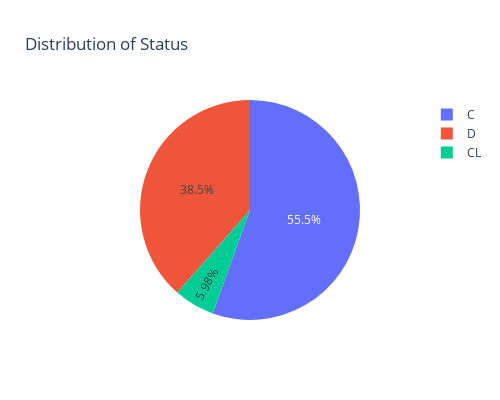
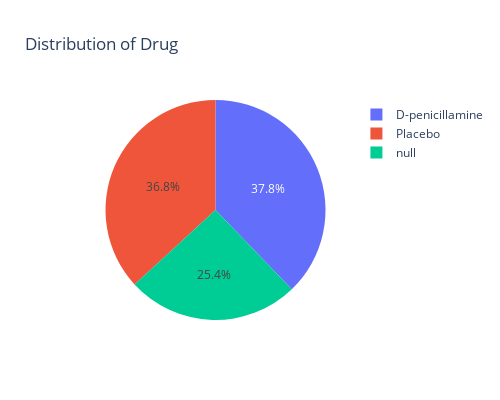
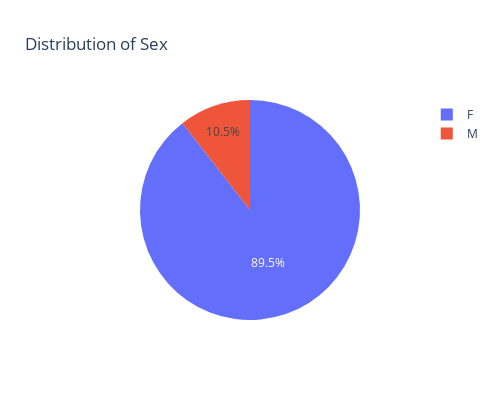
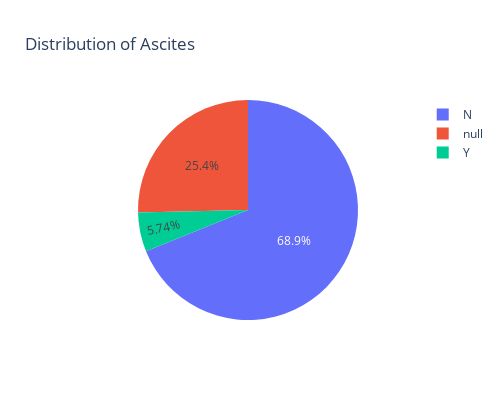

Notebook cell for these charts, in order:
### Code cell
for i in range(len(disc_var.columns)):
    fig = pe.pie(disc_var, names = disc_var.iloc[:,i].name, width=500, height=400, title = "Distribution of {}".format(disc_var.iloc[:,i].name), color_discrete_map = {"blue","green"})
    fig.show()

### Figure 1 — Plotly figure (JSON) as saved in the notebook; plotly's stock layout.template omitted (floating-point values rounded to 4 significant figures; data arrays with more than 128 entries replaced by an {"elided": "..."} marker saying what was removed)
{"data": [{"domain": {"x": [0, 1], "y": [0, 1]}, "hovertemplate": "Status=%{label}<extra></extra>", "labels": {"elided": "418 str values"}, "legendgroup": "", "name": "", "showlegend": true, "type": "pie"}], "layout": {"height": 400, "legend": {"tracegroupgap": 0}, "title": {"text": "Distribution of Status"}, "width": 500}}

### Figure 2 — Plotly figure (JSON) as saved in the notebook; plotly's stock layout.template omitted (floating-point values rounded to 4 significant figures; data arrays with more than 128 entries replaced by an {"elided": "..."} marker saying what was removed)
{"data": [{"domain": {"x": [0, 1], "y": [0, 1]}, "hovertemplate": "Drug=%{label}<extra></extra>", "labels": {"elided": "418 str values"}, "legendgroup": "", "name": "", "showlegend": true, "type": "pie"}], "layout": {"height": 400, "legend": {"tracegroupgap": 0}, "title": {"text": "Distribution of Drug"}, "width": 500}}

### Figure 3 — Plotly figure (JSON) as saved in the notebook; plotly's stock layout.template omitted (floating-point values rounded to 4 significant figures; data arrays with more than 128 entries replaced by an {"elided": "..."} marker saying what was removed)
{"data": [{"domain": {"x": [0, 1], "y": [0, 1]}, "hovertemplate": "Sex=%{label}<extra></extra>", "labels": {"elided": "418 str values"}, "legendgroup": "", "name": "", "showlegend": true, "type": "pie"}], "layout": {"height": 400, "legend": {"tracegroupgap": 0}, "title": {"text": "Distribution of Sex"}, "width": 500}}

### Figure 4 — Plotly figure (JSON) as saved in the notebook; plotly's stock layout.template omitted (floating-point values rounded to 4 significant figures; data arrays with more than 128 entries replaced by an {"elided": "..."} marker saying what was removed)
{"data": [{"domain": {"x": [0, 1], "y": [0, 1]}, "hovertemplate": "Ascites=%{label}<extra></extra>", "labels": {"elided": "418 str values"}, "legendgroup": "", "name": "", "showlegend": true, "type": "pie"}], "layout": {"height": 400, "legend": {"tracegroupgap": 0}, "title": {"text": "Distribution of Ascites"}, "width": 500}}
